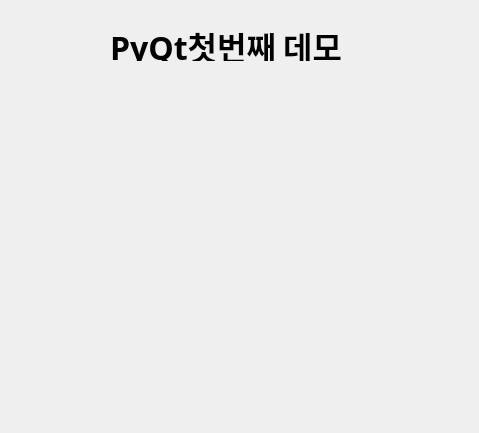
<?xml version="1.0" encoding="UTF-8"?>
<ui version="4.0">
 <class>Dialog</class>
 <widget class="QDialog" name="Dialog">
  <property name="geometry">
   <rect>
    <x>0</x>
    <y>0</y>
    <width>479</width>
    <height>433</height>
   </rect>
  </property>
  <property name="windowTitle">
   <string>Dialog</string>
  </property>
  <widget class="QLabel" name="label">
   <property name="geometry">
    <rect>
     <x>110</x>
     <y>30</y>
     <width>251</width>
     <height>31</height>
    </rect>
   </property>
   <property name="font">
    <font>
     <family>맑은 고딕</family>
     <pointsize>24</pointsize>
     <weight>75</weight>
     <bold>true</bold>
    </font>
   </property>
   <property name="text">
    <string>PyQt첫번째 데모</string>
   </property>
  </widget>
 </widget>
 <resources/>
 <connections/>
</ui>
